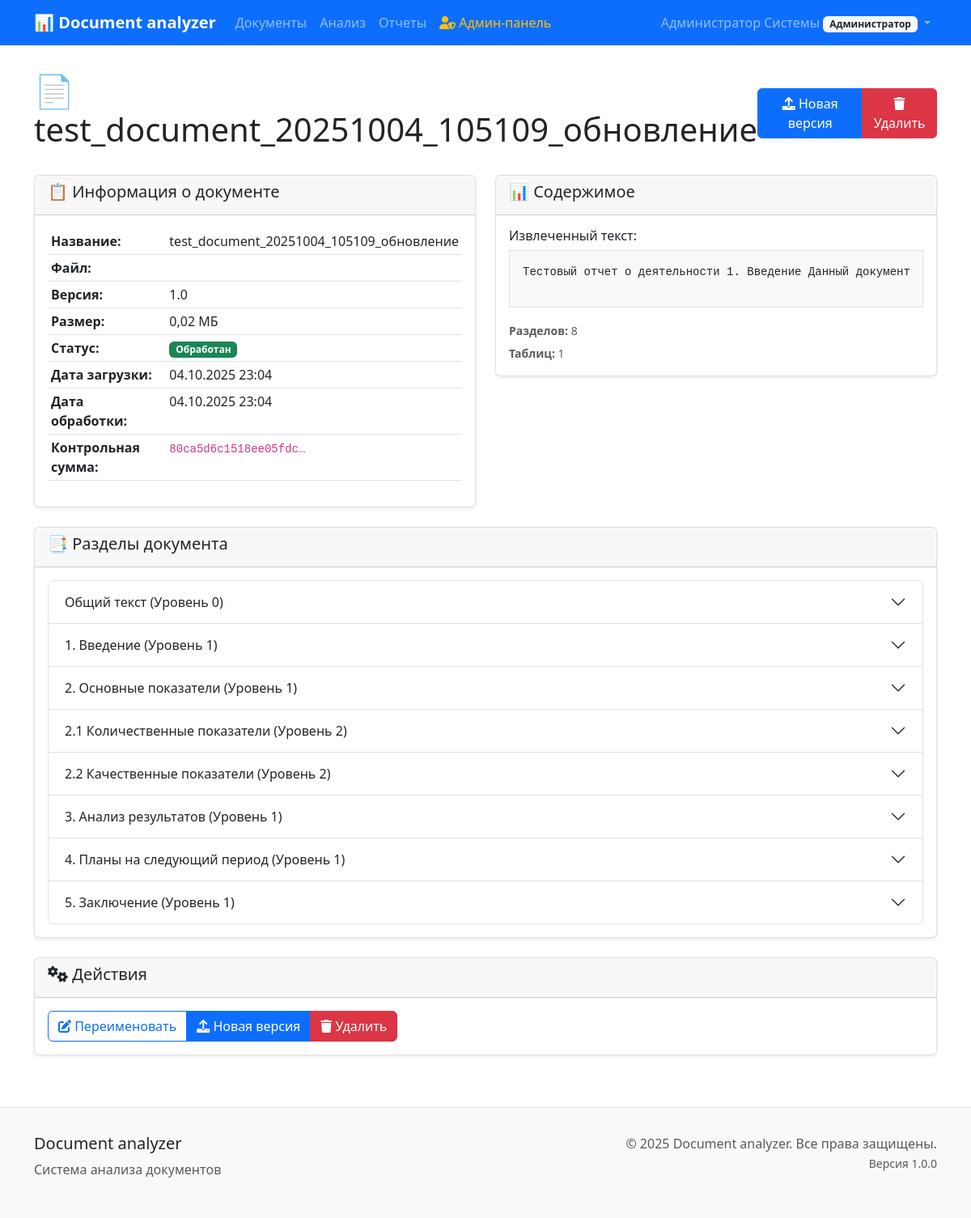
The app's page /documents/88/ (signed in), older data.
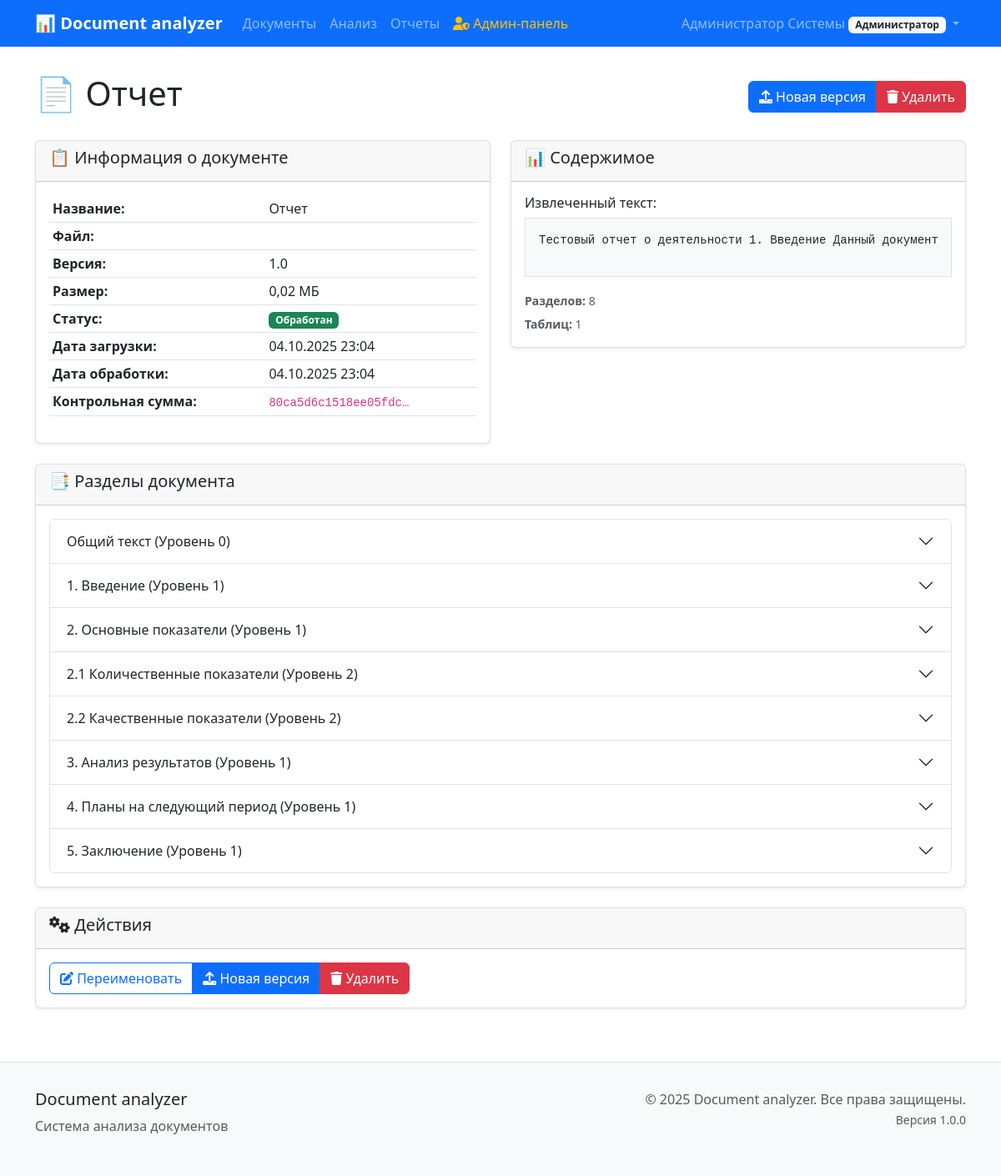
The same page, newer data.
### documents/models.py (models this page shows, shortened)
class Document(models.Model):
    STATUS_CHOICES = [
        ('uploaded', 'Загружен'),
        ('processing', 'Обрабатывается'),
        ('processed', 'Обработан'),
        ('error', 'Ошибка'),
    ]
    title = models.CharField(
        max_length=255,
        verbose_name='Название документа'
    )
    filename = models.CharField(
        max_length=255,
        verbose_name='Имя файла'
    )
    file = models.FileField(
        upload_to='documents/%Y/%m/%d/',
        validators=[FileExtensionValidator(allowed_extensions=['docx'])],
        verbose_name='Файл документа'
    )
    file_size = models.BigIntegerField(
        verbose_name='Размер файла (байт)'
    )
    checksum = models.CharField(
        max_length=64,
        verbose_name='Контрольная сумма'
    )
    version = models.CharField(
        max_length=50,
        default='1.0',
        verbose_name='Версия'
    )
    status = models.CharField(
        max_length=20,
        choices=STATUS_CHOICES,
        default='uploaded',
        verbose_name='Статус'
    )
    upload_date = models.DateTimeField(
        auto_now_add=True,
        verbose_name='Дата загрузки'
    )
    processed_date = models.DateTimeField(
        null=True,
        blank=True,
        verbose_name='Дата обработки'
    )
    user = models.ForeignKey(
        User,
        on_delete=models.CASCADE,
        related_name='documents',
        verbose_name='Пользователь'
    )
    parent_document = models.ForeignKey(
        'self',
        on_delete=models.CASCADE,
        null=True,
        blank=True,
        related_name='versions',
        verbose_name='Родительский документ'
    )
    is_latest_version = models.BooleanField(
        default=True,
        verbose_name='Последняя версия'
    )
    version_notes = models.TextField(
        blank=True,
        verbose_name='Заметки к версии'
    )
    content_text = models.TextField(
        blank=True,
        verbose_name='Текстовое содержимое'
    )
    content_structure = models.JSONField(
        default=dict,
        blank=True,
        verbose_name='Структура документа'
    )
    metadata = models.JSONField(
        default=dict,
        blank=True,
        verbose_name='Метаданные'
    )
    class Meta:
        verbose_name = 'Документ'
        verbose_name_plural = 'Документы'
        ordering = ['-upload_date']
    def get_version_history(self):
        if self.parent_document:
            root_doc = self.get_root_document()
            from django.db.models import Q
            return Document.objects.filter(
                Q(id=root_doc.id) | Q(parent_document=root_doc)
            ).order_by('-upload_date')
        else:
            from django.db.models import Q
            return Document.objects.filter(
                Q(id=self.id) | Q(parent_document=self)
            ).order_by('-upload_date')
    def get_version_count(self):
        return self.get_version_history().count()
    def get_file_size_mb(self):
        if self.file_size:
            return round(self.file_size / (1024 * 1024), 2)
        return 0
    def get_parsed_sections_count(self):
        return self.sections.count()
    def get_parsed_tables_count(self):
        return self.tables.count()
    def has_content(self):
        return bool(self.content_text and self.content_text.strip())

### documents/views.py (the view)
# urls.py: path('<int:pk>/', views.DocumentDetailView.as_view(), name='detail'),
class DocumentDetailView(LoginRequiredMixin, DetailView):
    model = Document
    template_name = 'documents/document_detail.html'
    context_object_name = 'document'
    def get_queryset(self):
        return Document.objects.filter(user=self.request.user)

### templates/documents/document_detail.html (shortened to what the changed rows need)
{% extends 'base/base.html' %}
{% block content %}
<div class="row">
    <div class="col-12">
        <div class="d-flex justify-content-between align-items-center mb-4">
            <h1>📄 {{ document.title }}</h1>
            <div class="btn-group" role="group">
                <a href="{% url 'documents:version_upload' document.pk %}" class="btn btn-primary">
                </a>
                <a href="{% url 'documents:delete' document.pk %}"
                   class="btn btn-danger"
                   onclick="return confirm('Удалить документ?')">
                </a>
            </div>
        </div>
        <div class="row">
            <div class="col-md-6">
                <div class="card">
                    <div class="card-body">
                        <table class="table table-sm">
                            <tr>
                                <td><strong>Название:</strong></td>
                                <td>{{ document.title }}</td>
                            </tr>
                            <tr>
                                <td><strong>Версия:</strong></td>
                                <td>{{ document.version }}</td>
                            </tr>
                            <tr>
                                <td><strong>Размер:</strong></td>
                                <td>{{ document.get_file_size_mb }} МБ</td>
                            </tr>
                            <tr>
                                <td><strong>Дата загрузки:</strong></td>
                                <td>{{ document.upload_date|date:"d.m.Y H:i" }}</td>
                            </tr>
                            {% if document.processed_date %}
                                <tr>
                                    <td><strong>Дата обработки:</strong></td>
                                    <td>{{ document.processed_date|date:"d.m.Y H:i" }}</td>
                                </tr>
                            {% endif %}
                            <tr>
                                <td><code>{{ document.checksum|truncatechars:20 }}</code></td>
                            </tr>
                        </table>
                    </div>
                </div>
            </div>
            <div class="col-md-6">
                <div class="card">
                    <div class="card-body">
                        {% if document.has_content %}
                            <h6>Извлеченный текст:</h6>
                            <div class="border p-3 bg-light" style="max-height: 300px; overflow-y: auto;">
                                <pre>{{ document.content_text|truncatewords:100 }}</pre>
                            </div>
                            {% if document.get_parsed_sections_count > 0 %}
                                <div class="mt-3">
                                    <small class="text-muted">
                                        <strong>Разделов:</strong> {{ document.get_parsed_sections_count }}
                                    </small>
                                </div>
                            {% endif %}
                            {% if document.get_parsed_tables_count > 0 %}
                                <div class="mt-1">
                                    <small class="text-muted">
                                        <strong>Таблиц:</strong> {{ document.get_parsed_tables_count }}
                                    </small>
                                </div>
                            {% endif %}
                        {% else %}
                            <p class="text-muted">Документ еще не обработан</p>
                        {% endif %}
                    </div>
                </div>
            </div>
        </div>
        {% if document.sections.all %}
            <div class="row mt-4">
                <div class="col-12">
                    <div class="card">
                        <div class="card-body">
                            <div class="accordion" id="sectionsAccordion">
                                {% for section in document.sections.all %}
                                    <div class="accordion-item">
                                        <h2 class="accordion-header" id="heading{{ section.id }}">
                                            <button class="accordion-button collapsed" type="button"
                                                    data-bs-toggle="collapse"
                                                    data-bs-target="#collapse{{ section.id }}">
                                                {{ section.title }} (Уровень {{ section.level }})
                                            </button>
                                        </h2>
                                    </div>
                                {% endfor %}
                            </div>
                        </div>
                    </div>
                </div>
            </div>
        {% endif %}
    </div>
</div>
{% endblock %}

Row changes from the older to the newer data that the page shows:
changed Document "80ca5d6c1518ee05fdc…": title "test_document_20251004_105109_обновление" → "Отчет"
